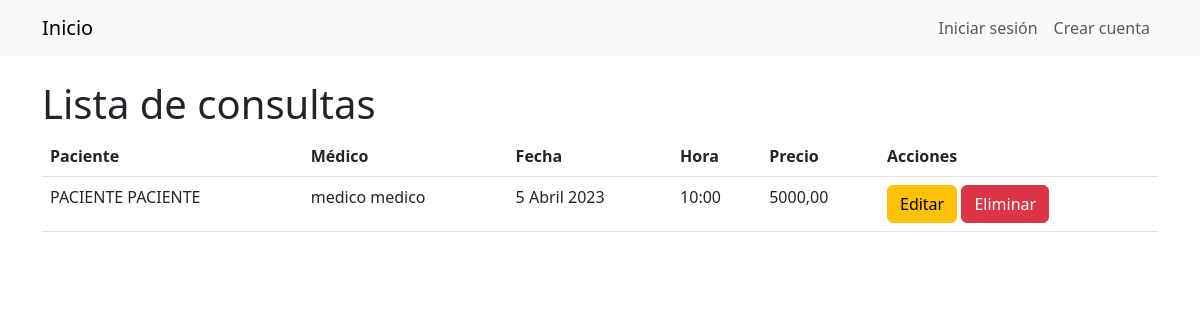
/consultas/, run on the app's committed database.
### Gestion/models/turno.py (models this page shows, shortened)
class Consulta(models.Model):
    turno = models.OneToOneField(Turno, on_delete=models.CASCADE, related_name='consulta')
    precio = models.DecimalField(max_digits=6, decimal_places=2)

class Turno(models.Model):
    paciente = models.ForeignKey(Paciente, on_delete=models.CASCADE)
    medico = models.ForeignKey(Medico, on_delete=models.CASCADE)
    fecha = models.DateField()
    hora = models.TimeField()
    obra_social = models.ForeignKey(ObraSocial, on_delete=models.SET_NULL, null=True, blank=True)
    confirmado = models.BooleanField(default=False)
    class Meta:
        ordering = ['fecha', 'hora']

### Gestion/models/paciente.py (models this page shows)
class Paciente(models.Model):
    usuario = models.OneToOneField(Usuario, on_delete=models.CASCADE, primary_key=True)
    direccion = models.CharField(max_length=70)
    instagram = models.CharField(max_length=50, null=True, blank=True)
    facebook = models.CharField(max_length=50, null=True, blank=True)
    numero_obra_social = models.CharField(max_length=50, null=True, blank=True)
    obras_sociales = models.ManyToManyField('ObraSocial', blank=True)
    class Meta:
        verbose_name='Paciente'
        verbose_name_plural = 'Pacientes'
    def __str__(self):
        return f'{self.usuario.nombre} {self.usuario.apellido}'

### Gestion/models/usuario.py (models this page shows, shortened)
class Usuario(AbstractBaseUser):
    dni = models.IntegerField(unique=True)
    nombre = models.CharField(max_length=30)
    apellido = models.CharField(max_length=30)
    email = models.EmailField(max_length=60)
    telefono = models.CharField(max_length=12)
    is_active = models.BooleanField(default=True)
    is_staff = models.BooleanField(default=False)
    is_superuser = models.BooleanField(default=False)
    groups = models.ManyToManyField(
        Group,
        verbose_name='grupos',
        blank=True,
        help_text='Los grupos a los que pertenece el usuario.',
        related_name='user_set'
    )
    user_permissions = models.ManyToManyField(
        Permission,
        verbose_name='permisos',
        blank=True,
        help_text='Permisos específicos para este usuario.',
        related_name='user_set'
    )
    USERNAME_FIELD = 'dni'
    REQUIRED_FIELDS = ['nombre', 'apellido', 'email', 'telefono']
    objects = UsuarioManager()

### Gestion/models/medico.py (models this page shows)
class Medico(models.Model):
    usuario = models.OneToOneField(Usuario, on_delete=models.CASCADE, primary_key=True)
    especialidades = models.ManyToManyField('EspecialidadMedica')
    matricula = models.IntegerField()
    obra_social = models.ManyToManyField('ObraSocial', blank=True, through='PrecioConsulta', related_name='medicos')
    horario = models.OneToOneField(Horario, on_delete=models.CASCADE, null=True, blank=True)
    class Meta:
        verbose_name='Medico'
        verbose_name_plural = 'Medicos'
    def __str__(self):
        return f'{self.usuario.nombre} {self.usuario.apellido}'

### Gestion/views.py (the view)
# urls.py: path('consultas/', views.ConsultaListView.as_view(), name='consulta_list'),
class ConsultaListView(generic.ListView):
    model = Consulta
    template_name = 'turno/consulta_list.html'

### Gestion/templates/turno/consulta_list.html
{% extends "base.html" %}
{% block content %}
  <h1>Lista de consultas</h1>
  <table class="table">
    <thead>
      <tr>
        <th>Paciente</th>
        <th>Médico</th>
        <th>Fecha</th>
        <th>Hora</th>
        <th>Precio</th>
        <th>Acciones</th>
      </tr>
    </thead>
    <tbody>
      {% for consulta in object_list %}
        <tr>
          <td>{{ consulta.turno.paciente }}</td>
          <td>{{ consulta.turno.medico }}</td>
          <td>{{ consulta.turno.fecha }}</td>
          <td>{{ consulta.turno.hora }}</td>
          <td>{{ consulta.precio }}</td>
          <td>
            <a href="{% url 'consulta_update' consulta.pk %}" class="btn btn-warning">Editar</a>
            <a href="{% url 'consulta_delete' consulta.pk %}" class="btn btn-danger">Eliminar</a>
            </td>
            </tr>
            {% endfor %}
    </tbody>
  </table>
{% endblock %}

### data on the page
Consulta: turno.paciente "PACIENTE PACIENTE", turno.medico "medico medico", turno.fecha "5 Abril 2023", turno.hora "10:00", precio "5000,00"
